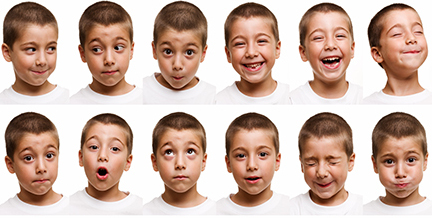
#> input picture VISION/BLOQUE 2/Sesion 1/test1.jpg, 432 x 218 px, given in place of the camera
$ python mux.py
#> lines starting #> are read from the running program, lines starting #| are printed output that depends on the picture; after the words box and inside, x2 and y2 are one past the last pixel; in counts of white or black regions, pixels touching at a corner belong together
import cv2
import numpy as np
#PIVC (Procesado de Imagen y Visión por Computador)
#Modulo 2-Practica 1 - Detector Viola & Jones

colores = []
#Funcion para pintar los bounding boxes detectados
def draw_rects(img, rects, color):
    for x1, y1, x2, y2 in rects:
        cv2.rectangle(img, (x1, y1), (x2, y2), color, 2)


def detector(img_color):
    global colores
    print(">>> Cargando imagen...")
    #Tratamos la imagen
    img_gray = cv2.cvtColor(img_color, cv2.COLOR_RGB2GRAY)
    img_gray = cv2.equalizeHist(img_gray)#Mejora la apariencia de la imagen
    print(img_gray.shape)

    # Carga del modelo de deteccion (previamente entrenado)
    cascade_fn = 'haarcascades/haarcascade_frontalface_alt.xml'
    cascade = cv2.CascadeClassifier(cascade_fn)

    #Llamada al detector
    print(">>> Detectando caras...")

    rects =  cascade.detectMultiScale(
        img_gray,
        scaleFactor  = 1.1,
        minNeighbors = 5,
        minSize=(30, 30),
        flags = cv2.CASCADE_SCALE_IMAGE
    )

    if len(rects) == 0:
        return img_color
    print(rects)
    for (x, y, w, h) in rects:
        color = tuple(np.random.choice(range(256), size=3))
        colores.append(color)
        cv2.rectangle(img_color, (x, y), (x + w, y + h), (int(color[0]),int(color[1]),int(color[2])), 2)
    print(colores[0])
    print(colores[0][2])
    return img_color

#Creamos el objeto capturador de video
cap = cv2.VideoCapture(0, cv2.CAP_DSHOW)

while(True):
 # Capture frame-by-frame
    ret, frame = cap.read()
#> frame is the input picture: shape (218, 432, 3); mean B, G, R 165.7, 178.1, 204.2
    # Our operations on the frame come here
    gray = cv2.cvtColor(frame, cv2.COLOR_BGR2GRAY)
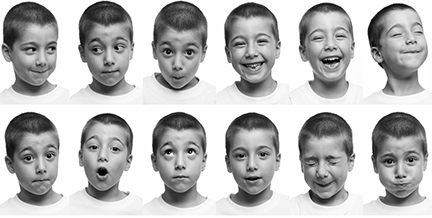
#> gray: shape (218, 432); min 0, max 255, mean 184.5

    copia_frame = frame.copy()
    # Display the resulting frame
    img_out = detector(copia_frame)
#> in detector, `img_gray = cv2.equalizeHist(img_gray)#Mejora la apariencia de la imagen`:
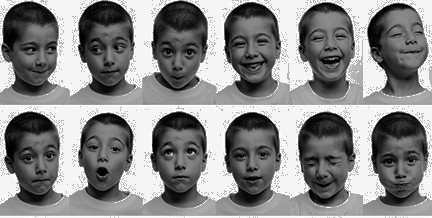
#> img_gray: shape (218, 432); min 0, max 255, mean 136.1
#| (218, 432)
#> in detector, `rects =  cascade.detectMultiScale( img_gray, scaleFactor  = 1.1, minNe..`: rects = [[76, 125, 56, 56], [12, 133, 57, 57], [303, 14, 55, 55], [224, 19, 57, 57], [13, 27, 56, 56], [81, 25, 57, 57], [153, 129, 56, 56], [224, 130, 59, 59], [296, 139, 54, 54], [374, 139, 54, 54], [147, 27, 63, 63]]
#| [[ 76 125  56  56]
#|  [ 12 133  57  57]
#|  [303  14  55  55]
#|  [224  19  57  57]
#|  [ 13  27  56  56]
#|  [ 81  25  57  57]
#|  [153 129  56  56]
#|  [224 130  59  59]
#|  [296 139  54  54]
#|  [374 139  54  54]
#|  [147  27  63  63]]
#> the loop in detector, `for (x, y, w, h) in rects:` made 11 passes
#> (x, y, w, h, color) on passes 1 to 11: (76, 125, 56, 56, (172, 47, 117)), (12, 133, 57, 57, (192, 67, 251)), (303, 14, 55, 55, (195, 103, 9)), (224, 19, 57, 57, (211, 21, 242)), (13, 27, 56, 56, (36, 87, 70)), (81, 25, 57, 57, (216, 88, 140)), (153, 129, 56, 56, (58, 193, 230)), (224, 130, 59, 59, (39, 87, 174)), (296, 139, 54, 54, (88, 81, 165)), (374, 139, 54, 54, (25, 77, 72)), (147, 27, 63, 63, (9, 148, 115))
#> after the loop in detector, `for (x, y, w, h) in rects:`:
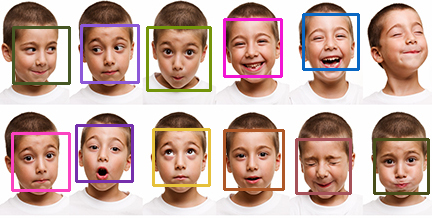
#> img_color: shape (218, 432, 3); 7.9% of pixels changed, all inside (x1, y1, x2, y2) = (11, 13, 430, 195)
#> after the loop in detector, `for (x, y, w, h) in rects:`: colores = [(172, 47, 117), (192, 67, 251), (195, 103, 9), (211, 21, 242), (36, 87, 70), (216, 88, 140), (58, 193, 230), (39, 87, 174), (88, 81, 165), (25, 77, 72), (9, 148, 115)]
#| (172, 47, 117)
#| 117
    cv2.imshow('resultado_deteccion', img_out)
    if cv2.waitKey(1) & 0xFF == ord('q'):
        #cv2.imwrite("Captura_detectada.png",img_out)
#> (key q is pressed here)
        break


cv2.waitKey(0)
cv2.destroyAllWindows()

$ run again, on VISION/BLOQUE 2/Sesion 1/test3.jpg
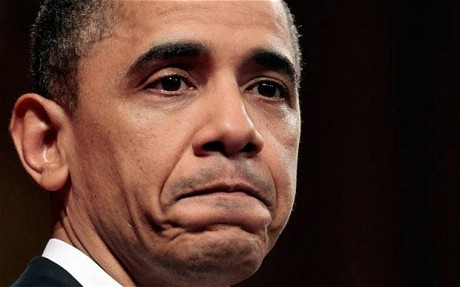
#> input picture VISION/BLOQUE 2/Sesion 1/test3.jpg, 460 x 287 px, given in place of the camera
#> frame is the input picture: shape (287, 460, 3); mean B, G, R 45.4, 55.6, 84.2
#> `gray = cv2.cvtColor(frame, cv2.COLOR_BGR2GRAY)`:
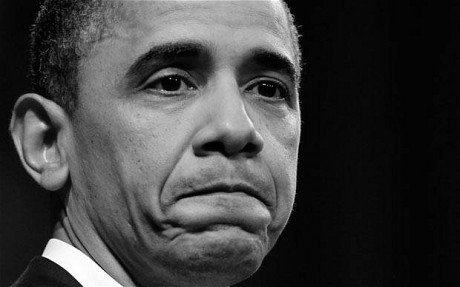
#> gray: shape (287, 460); min 0, max 255, mean 63
#> in detector, `img_gray = cv2.equalizeHist(img_gray)#Mejora la apariencia de la imagen`:
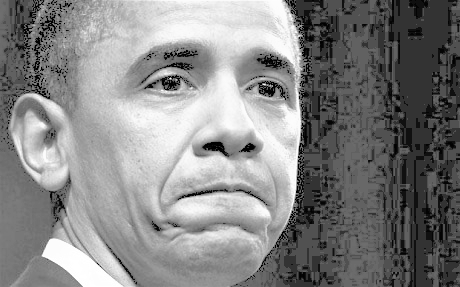
#> img_gray: shape (287, 460); min 0, max 255, mean 132.6
#| (287, 460)
#> rects = ()
